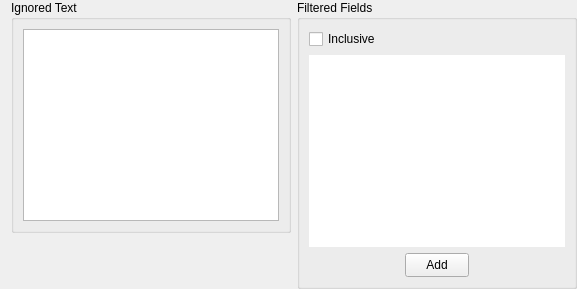
                                      <widget class="QFrame" name="frame_7">
                                          <layout class="QVBoxLayout" name="verticalLayout_17" stretch="0">
                                              <property name="topMargin">
                                                  <number>0</number>
                                              </property>
                                              <property name="rightMargin">
                                                  <number>0</number>
                                              </property>
                                              <property name="bottomMargin">
                                                  <number>0</number>
                                              </property>
                                              <item>
                                                  <layout class="QHBoxLayout" name="horizontalLayout_19" stretch="1,1">
                                                      <item>
                                                          <layout class="QVBoxLayout" name="verticalLayout_18">
                                                              <item>
                                                                  <widget class="QGroupBox" name="groupBox_4">
                                                                      <property name="sizePolicy">
                                                                          <sizepolicy hsizetype="Preferred"
                                                                                      vsizetype="Maximum">
                                                                              <horstretch>0</horstretch>
                                                                              <verstretch>0</verstretch>
                                                                          </sizepolicy>
                                                                      </property>
                                                                      <property name="title">
                                                                          <string>Ignored Text</string>
                                                                      </property>
                                                                      <layout class="QVBoxLayout"
                                                                              name="verticalLayout_19">
                                                                          <item>
                                                                              <widget class="QTextEdit"
                                                                                      name="queueExcludeTextEdit">
                                                                                  <property name="sizePolicy">
                                                                                      <sizepolicy hsizetype="Expanding"
                                                                                                  vsizetype="Fixed">
                                                                                          <horstretch>0</horstretch>
                                                                                          <verstretch>0</verstretch>
                                                                                      </sizepolicy>
                                                                                  </property>
                                                                                  <property name="minimumSize">
                                                                                      <size>
                                                                                          <width>0</width>
                                                                                          <height>0</height>
                                                                                      </size>
                                                                                  </property>
                                                                                  <property name="maximumSize">
                                                                                      <size>
                                                                                          <width>16777215</width>
                                                                                          <height>256</height>
                                                                                      </size>
                                                                                  </property>
                                                                                  <property name="sizeAdjustPolicy">
                                                                                      <enum>
                                                                                          QAbstractScrollArea::AdjustIgnored
                                                                                      </enum>
                                                                                  </property>
                                                                                  <property name="tabChangesFocus">
                                                                                      <bool>true</bool>
                                                                                  </property>
                                                                                  <property name="lineWrapMode">
                                                                                      <enum>QTextEdit::NoWrap</enum>
                                                                                  </property>
                                                                                  <property name="acceptRichText">
                                                                                      <bool>false</bool>
                                                                                  </property>
                                                                              </widget>
                                                                          </item>
                                                                      </layout>
                                                                  </widget>
                                                              </item>
                                                              <item>
                                                                  <spacer name="verticalSpacer_3">
                                                                      <property name="orientation">
                                                                          <enum>Qt::Vertical</enum>
                                                                      </property>
                                                                      <property name="sizeHint" stdset="0">
                                                                          <size>
                                                                              <width>0</width>
                                                                              <height>0</height>
                                                                          </size>
                                                                      </property>
                                                                  </spacer>
                                                              </item>
                                                          </layout>
                                                      </item>
                                                      <item>
                                                          <layout class="QVBoxLayout" name="verticalLayout_20">
                                                              <item>
                                                                  <widget class="QGroupBox" name="groupBox_5">
                                                                      <property name="sizePolicy">
                                                                          <sizepolicy hsizetype="Preferred"
                                                                                      vsizetype="Maximum">
                                                                              <horstretch>0</horstretch>
                                                                              <verstretch>0</verstretch>
                                                                          </sizepolicy>
                                                                      </property>
                                                                      <property name="title">
                                                                          <string>Filtered Fields</string>
                                                                      </property>
                                                                      <layout class="QVBoxLayout" name="_4">
                                                                          <item>
                                                                              <widget class="QCheckBox"
                                                                                      name="queueIncludeFieldsCheckbox">
                                                                                  <property name="toolTip">
                                                                                      <string>Filters to only match the
                                                                                          following fields instead of
                                                                                          filtering them out.
                                                                                      </string>
                                                                                  </property>
                                                                                  <property name="text">
                                                                                      <string>Inclusive</string>
                                                                                  </property>
                                                                              </widget>
                                                                          </item>
                                                                          <item>
                                                                              <widget class="QListWidget"
                                                                                      name="queueExcludedFieldList">
                                                                                  <property name="sizePolicy">
                                                                                      <sizepolicy hsizetype="Expanding"
                                                                                                  vsizetype="Fixed">
                                                                                          <horstretch>0</horstretch>
                                                                                          <verstretch>0</verstretch>
                                                                                      </sizepolicy>
                                                                                  </property>
                                                                                  <property name="minimumSize">
                                                                                      <size>
                                                                                          <width>0</width>
                                                                                          <height>0</height>
                                                                                      </size>
                                                                                  </property>
                                                                                  <property name="maximumSize">
                                                                                      <size>
                                                                                          <width>16777215</width>
                                                                                          <height>256</height>
                                                                                      </size>
                                                                                  </property>
                                                                                  <property name="frameShape">
                                                                                      <enum>QFrame::NoFrame</enum>
                                                                                  </property>
                                                                                  <property name="sizeAdjustPolicy">
                                                                                      <enum>
                                                                                          QAbstractScrollArea::AdjustIgnored
                                                                                      </enum>
                                                                                  </property>
                                                                                  <property name="editTriggers">
                                                                                      <set>
                                                                                          QAbstractItemView::NoEditTriggers
                                                                                      </set>
                                                                                  </property>
                                                                                  <property name="showDropIndicator"
                                                                                            stdset="0">
                                                                                      <bool>false</bool>
                                                                                  </property>
                                                                                  <property name="selectionMode">
                                                                                      <enum>
                                                                                          QAbstractItemView::NoSelection
                                                                                      </enum>
                                                                                  </property>
                                                                                  <property name="verticalScrollMode">
                                                                                      <enum>
                                                                                          QAbstractItemView::ScrollPerItem
                                                                                      </enum>
                                                                                  </property>
                                                                                  <property name="sortingEnabled">
                                                                                      <bool>true</bool>
                                                                                  </property>
                                                                              </widget>
                                                                          </item>
                                                                          <item>
                                                                              <widget class="QFrame" name="frame_8">
                                                                                  <property name="frameShape">
                                                                                      <enum>QFrame::NoFrame</enum>
                                                                                  </property>
                                                                                  <property name="frameShadow">
                                                                                      <enum>QFrame::Plain</enum>
                                                                                  </property>
                                                                                  <layout class="QHBoxLayout" name="_5">
                                                                                      <property name="leftMargin">
                                                                                          <number>0</number>
                                                                                      </property>
                                                                                      <property name="topMargin">
                                                                                          <number>0</number>
                                                                                      </property>
                                                                                      <property name="rightMargin">
                                                                                          <number>0</number>
                                                                                      </property>
                                                                                      <property name="bottomMargin">
                                                                                          <number>0</number>
                                                                                      </property>
                                                                                      <item>
                                                                                          <widget class="QToolButton"
                                                                                                  name="queueAddFieldButton">
                                                                                              <property
                                                                                                      name="sizePolicy">
                                                                                                  <sizepolicy
                                                                                                          hsizetype="Maximum"
                                                                                                          vsizetype="Fixed">
                                                                                                      <horstretch>0
                                                                                                      </horstretch>
                                                                                                      <verstretch>0
                                                                                                      </verstretch>
                                                                                                  </sizepolicy>
                                                                                              </property>
                                                                                              <property
                                                                                                      name="minimumSize">
                                                                                                  <size>
                                                                                                      <width>64</width>
                                                                                                      <height>24
                                                                                                      </height>
                                                                                                  </size>
                                                                                              </property>
                                                                                              <property name="text">
                                                                                                  <string>Add</string>
                                                                                              </property>
                                                                                              <property
                                                                                                      name="popupMode">
                                                                                                  <enum>
                                                                                                      QToolButton::InstantPopup
                                                                                                  </enum>
                                                                                              </property>
                                                                                              <property
                                                                                                      name="toolButtonStyle">
                                                                                                  <enum>
                                                                                                      Qt::ToolButtonIconOnly
                                                                                                  </enum>
                                                                                              </property>
                                                                                          </widget>
                                                                                      </item>
                                                                                  </layout>
                                                                              </widget>
                                                                          </item>
                                                                      </layout>
                                                                  </widget>
                                                              </item>
                                                              <item>
                                                                  <spacer name="verticalSpacer_4">
                                                                      <property name="orientation">
                                                                          <enum>Qt::Vertical</enum>
                                                                      </property>
                                                                      <property name="sizeHint" stdset="0">
                                                                          <size>
                                                                              <width>0</width>
                                                                              <height>0</height>
                                                                          </size>
                                                                      </property>
                                                                  </spacer>
                                                              </item>
                                                          </layout>
                                                      </item>
                                                  </layout>
                                              </item>
                                          </layout>
                                      </widget>
